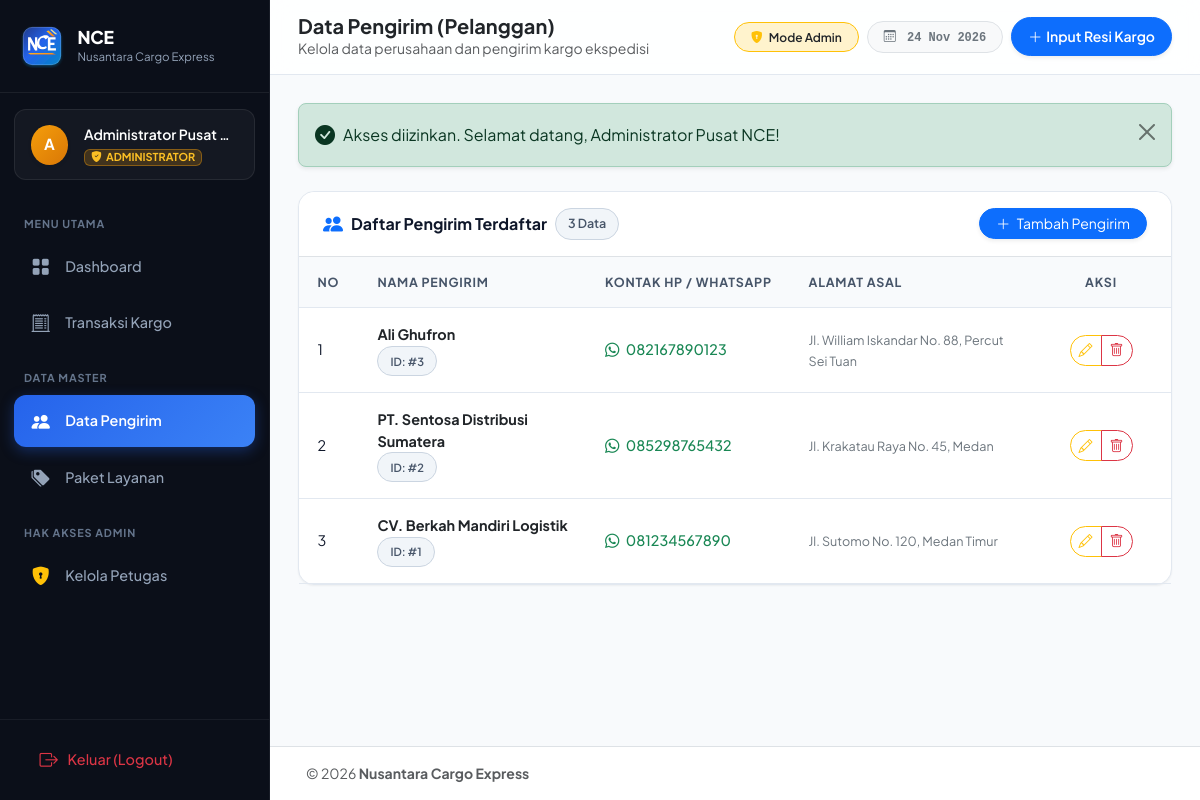
The page /index.php?page=pelanggan (signed in) on the database its author committed.
### tables this page shows
CREATE TABLE `tb_pelanggan` (
  `pel_id` INT(11) NOT NULL AUTO_INCREMENT,
  `pel_nama` VARCHAR(100) NOT NULL,
  `pel_alamat` TEXT NULL,
  `pel_hp` VARCHAR(30) NULL,
  PRIMARY KEY (`pel_id`)
);

### config/Database.php (called while the page is built, shortened)
<?php
class Database {
    private static ?PDO $instance = null;
    public static function getConnection(): PDO {
        if (self::$instance === null) {
            $dsn = "mysql:host=" . DB_HOST . ";port=" . DB_PORT . ";dbname=" . DB_NAME . ";charset=utf8mb4";
            $options = [
                PDO::ATTR_ERRMODE            => PDO::ERRMODE_EXCEPTION,
                PDO::ATTR_DEFAULT_FETCH_MODE => PDO::FETCH_ASSOC,
                PDO::ATTR_EMULATE_PREPARES   => false,
            ];
            try {
                self::$instance = new PDO($dsn, DB_USER, DB_PASS, $options);
            } catch (PDOException $e) {
                die("
                    <div style='font-family: Arial, sans-serif; max-width: 600px; margin: 40px auto; padding: 20px; border: 1px solid #f87171; background: #fef2f2; border-radius: 8px;'>
                        <h3 style='color: #991b1b; margin-top: 0;'>Koneksi Database Gagal!</h3>
                        <p style='color: #4b5563;'>Pastikan MySQL di XAMPP sudah berjalan dan database <strong>" . htmlspecialchars(DB_NAME) . "</strong> sudah di-import.</p>
                        <p style='color: #6b7280; font-size: 13px;'>Pesan Kesalahan: <code>" . htmlspecialchars($e->getMessage()) . "</code></p>
                    </div>
                ");
            }
        }
        return self::$instance;
    }
}

### classes/BaseModel.php (called while the page is built, shortened)
<?php
abstract class BaseModel {
    public function __construct() {
        $this->db = Database::getConnection();
    }
}

### classes/Pelanggan.php (called while the page is built, shortened)
<?php
require_once __DIR__ . '/BaseModel.php';
class Pelanggan extends BaseModel {
    private string $table = 'tb_pelanggan';
    public function getAll(): array {
        $stmt = $this->db->query("SELECT * FROM {$this->table} ORDER BY pel_id DESC");
        return $stmt->fetchAll();
    }
}

### pages/pelanggan.php (the view, shortened to what this page needs)
<?php
$pelangganModel = new Pelanggan();
$act = $_GET['act'] ?? 'index';
require_once __DIR__ . '/../includes/header.php';
require_once __DIR__ . '/../includes/sidebar.php';
?>
<?php require_once __DIR__ . '/../includes/alert.php'; ?>
<?php if ($act === 'tambah'): ?>
    <div class="row justify-content-center">
        <div class="col-lg-8">
            <div class="card-modern">
                <div class="p-3 px-4 bg-white border-bottom d-flex justify-content-between align-items-center" style="border-top-left-radius: var(--nce-radius-lg); border-top-right-radius: var(--nce-radius-lg);">
                    <h6 class="mb-0 fw-bold text-dark"><i class="bi bi-person-plus-fill me-2 text-primary"></i>Tambah Pengirim Baru</h6>
                    <a href="index.php?page=pelanggan" class="btn btn-sm btn-outline-secondary rounded-pill px-3">
                        <i class="bi bi-arrow-left me-1"></i> Kembali
                    </a>
                </div>
                <div class="p-4">
                    <form method="POST" action="index.php?page=pelanggan&act=simpan">
                        <div class="mb-3">
                            <label class="form-label fw-semibold">Nama Lengkap / Perusahaan Pengirim <span class="text-danger">*</span></label>
                            <input type="text" name="pel_nama" class="form-control" placeholder="Contoh: PT. Sumber Rezeki / Ali Ghufron" required autofocus>
                        </div>
                        <div class="mb-3">
                            <label class="form-label fw-semibold">Nomor HP / WhatsApp</label>
                            <input type="text" name="pel_hp" class="form-control" placeholder="Contoh: 081234567890">
                        </div>
                        <div class="mb-4">
                            <label class="form-label fw-semibold">Alamat Lengkap Asal Pengirim</label>
                            <textarea name="pel_alamat" class="form-control" rows="3" placeholder="Masukkan jalan, nomor gedung, kecamatan, kota"></textarea>
                        </div>
                        <div class="d-flex justify-content-end gap-2">
                            <a href="index.php?page=pelanggan" class="btn btn-light px-4 rounded-pill">Batal</a>
                            <button type="submit" class="btn btn-primary px-4 fw-semibold rounded-pill">
                                <i class="bi bi-save me-1"></i> Simpan Pengirim
                            </button>
                        </div>
                    </form>
                </div>
            </div>
        </div>
    </div>
<?php else: ?>
    <?php $listPelanggan = $pelangganModel->getAll(); ?>
    <div class="card-modern">
        <div class="p-3 px-4 bg-white border-bottom d-flex justify-content-between align-items-center" style="border-top-left-radius: var(--nce-radius-lg); border-top-right-radius: var(--nce-radius-lg);">
            <div class="d-flex align-items-center gap-2">
                <i class="bi bi-people-fill text-primary fs-5"></i>
                <span class="fw-bold">Daftar Pengirim Terdaftar</span>
                <span class="badge-pill badge-soft-secondary"><?= count($listPelanggan) ?> Data</span>
            </div>
            <a href="index.php?page=pelanggan&act=tambah" class="btn btn-sm btn-primary rounded-pill px-3 shadow-sm">
                <i class="bi bi-plus-lg me-1"></i> Tambah Pengirim
            </a>
        </div>
        <div class="table-responsive">
            <table class="table-modern">
                <thead>
                    <tr>
                        <th style="width: 60px;">No</th>
                        <th>Nama Pengirim</th>
                        <th>Kontak HP / WhatsApp</th>
                        <th>Alamat Asal</th>
                        <th class="text-center" style="width: 140px;">Aksi</th>
                    </tr>
                </thead>
                <tbody>
                    <?php if (empty($listPelanggan)): ?>
                        <tr>
                            <td colspan="5" class="text-center py-5 text-muted">
                                <i class="bi bi-inbox fs-2 d-block mb-2 text-secondary"></i>
                                Belum ada data pengirim kargo. Klik tombol "Tambah Pengirim" untuk menambahkan.
                            </td>
                        </tr>
                    <?php else: ?>
                        <?php $no = 1; foreach ($listPelanggan as $p): ?>
                            <tr>
                                <td><?= $no++ ?></td>
                                <td>
                                    <div class="fw-bold text-dark"><?= htmlspecialchars($p['pel_nama']) ?></div>
                                    <span class="badge-pill badge-soft-secondary" style="font-size: 0.7rem;">ID: #<?= $p['pel_id'] ?></span>
                                </td>
                                <td>
                                    <?php if ($p['pel_hp']): ?>
                                        <a href="https://wa.me/<?= preg_replace('/[^0-9]/', '', $p['pel_hp']) ?>" target="_blank" class="text-decoration-none text-success fw-medium">
                                            <i class="bi bi-whatsapp me-1"></i> <?= htmlspecialchars($p['pel_hp']) ?>
                                        </a>
                                    <?php else: ?>
                                        <span class="text-muted">-</span>
                                    <?php endif; ?>
                                </td>
                                <td>
                                    <small class="text-secondary"><?= htmlspecialchars($p['pel_alamat'] ?: '-') ?></small>
                                </td>
                                <td class="text-center">
                                    <div class="btn-group btn-group-sm">
                                        <a href="index.php?page=pelanggan&act=edit&id=<?= $p['pel_id'] ?>" class="btn btn-outline-warning rounded-start-pill" title="Edit Data">
                                            <i class="bi bi-pencil"></i>
                                        </a>
                                        <a href="index.php?page=pelanggan&act=hapus&id=<?= $p['pel_id'] ?>" class="btn btn-outline-danger btn-delete-confirm rounded-end-pill" data-name="<?= htmlspecialchars($p['pel_nama']) ?>" title="Hapus Data">
                                            <i class="bi bi-trash"></i>
                                        </a>
                                    </div>
                                </td>
                            </tr>
                        <?php endforeach; ?>
                    <?php endif; ?>
                </tbody>
            </table>
        </div>
    </div>
<?php endif; ?>
<?php
require_once __DIR__ . '/../includes/footer.php';

### assets/css/style.css (style rules this page uses)
:root { --nce-primary-900: #0b0f19; --nce-primary-800: #111827; --nce-primary-700: #1f2937; --nce-brand: #2563eb; --nce-brand-hover: #1d4ed8; --nce-brand-light: #eff6ff; --nce-accent: #6366f1; --nce-success: #10b981; --nce-success-light: #ecfdf5; --nce-warning: #f59e0b; --nce-warning-light: #fffbeb; --nce-danger: #ef4444; --nce-danger-light: #fef2f2; --nce-surface: #ffffff; --nce-bg: #f8fafc; --nce-border: #e2e8f0; --nce-text-main: #0f172a; --nce-text-muted: #64748b; --nce-radius-lg: 16px; --nce-radius-md: 12px; --nce-radius-sm: 8px; --nce-shadow-sm: 0 1px 2px 0 rgb(0 0 0 / 0.05); --nce-shadow: 0 4px 6px -1px rgb(0 0 0 / 0.07), 0 2px 4px -2px rgb(0 0 0 / 0.07); --nce-shadow-lg: 0 10px 25px -3px rgb(0 0 0 / 0.08), 0 4px 6px -4px rgb(0 0 0 / 0.05); }
body { font-family: 'Plus Jakarta Sans', 'Inter', system-ui, -apple-system, sans-serif; background-color: var(--nce-bg); color: var(--nce-text-main); min-height: 100vh; overflow-x: hidden; }
.card-modern { background: #ffffff; border: 1px solid var(--nce-border); border-radius: var(--nce-radius-lg); box-shadow: var(--nce-shadow-sm); transition: all 0.25s ease; }
.table-modern { width: 100%; margin-bottom: 0; border-collapse: separate; border-spacing: 0; }
.table-modern thead th { background: #f8fafc; color: #475569; font-weight: 700; font-size: 0.78rem; text-transform: uppercase; letter-spacing: 0.06em; border-bottom: 1px solid var(--nce-border); padding: 1rem 1.15rem; white-space: nowrap; }
.table-modern tbody td { padding: 1rem 1.15rem; vertical-align: middle; border-bottom: 1px solid var(--nce-border); font-size: 0.9rem; }
.table-modern tbody tr { transition: background-color 0.15s ease; }
.badge-pill { padding: 0.35rem 0.75rem; border-radius: 9999px; font-weight: 600; font-size: 0.78rem; display: inline-flex; align-items: center; gap: 0.35rem; white-space: nowrap; }
.badge-soft-secondary { background: #f1f5f9; color: #475569; border: 1px solid #cbd5e1; }

### rows shown on the page
tb_pelanggan: pel_nama "Ali Ghufron", pel_id "3", pel_hp "082167890123", pel_alamat "Jl. William Iskandar No. 88, Percut Sei Tuan"
tb_pelanggan: pel_nama "PT. Sentosa Distribusi Sumatera", pel_id "2", pel_hp "085298765432", pel_alamat "Jl. Krakatau Raya No. 45, Medan"
tb_pelanggan: pel_nama "CV. Berkah Mandiri Logistik", pel_id "1", pel_hp "081234567890", pel_alamat "Jl. Sutomo No. 120, Medan Timur"

### other values the page prints
APP_SHORT "NCE"
APP_NAME "Nusantara Cargo Express"
substr($user['user_namalengkap'] ?? 'U', 0, 1) "A"
$user['user_namalengkap'] "Administrator Pusat…"
$pageTitle "Data Pengirim (Pelanggan)"
$pageSubtitle "Kelola data perusahaan dan pengirim kargo ekspedisi"
$flash['message'] "Akses diizinkan. Selamat datang, Administrator Pusat NCE!"
count($listPelanggan) "3"
